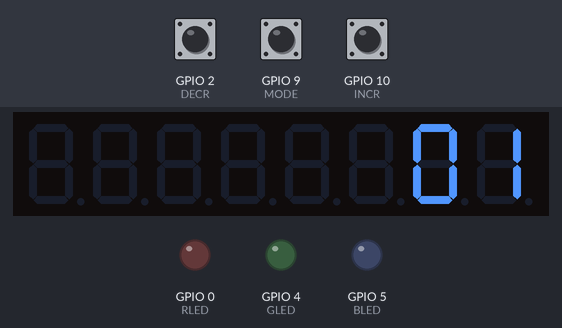
This sketch was run on a simulated ESP8266 (NodeMCU). On the bench: 8-digit seven-segment display, output pins drawn as LEDs (lit = HIGH). The inputs (shaded band) are chosen by the test bench; at power-on: GPIO 2 (DECR) HIGH, GPIO 9 (MODE) HIGH, GPIO 10 (INCR) HIGH.

Above: at 1.6 s.
1.7 s: GPIO 2 (DECR) pulled LOW for 0.15 s
At 1.85 s:
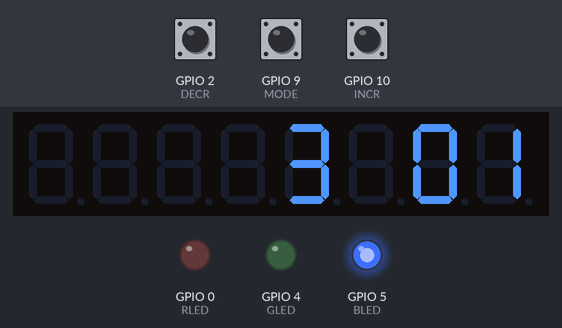
3.5 s: GPIO 9 (MODE) pulled LOW for 0.15 s
At 3.9 s:
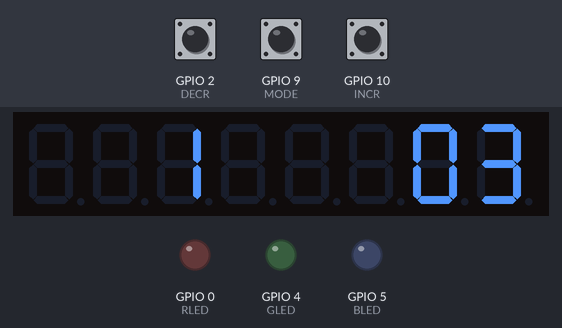
5.5 s: GPIO 10 (INCR) pulled LOW for 0.15 s
At 5.9 s:
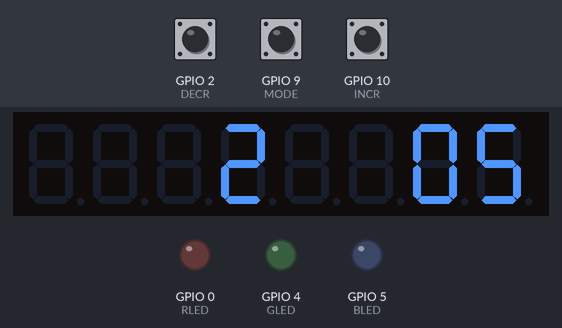
7.5 s: GPIO 2 (DECR) pulled LOW for 1 s
At 8.6 s:
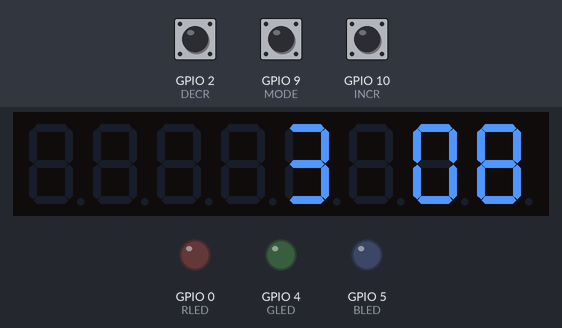
10.5 s: GPIO 9 (MODE) pulled LOW for 1 s
At 11.8 s:
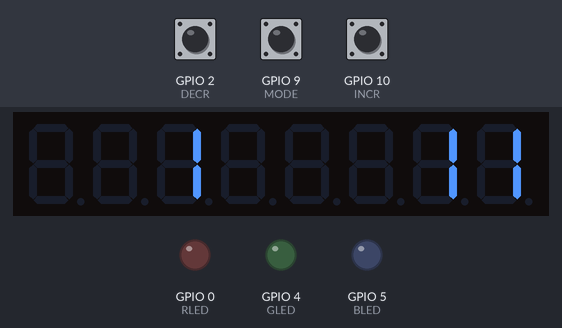
13.5 s: GPIO 10 (INCR) pulled LOW for 1 s
At 14.4 s:
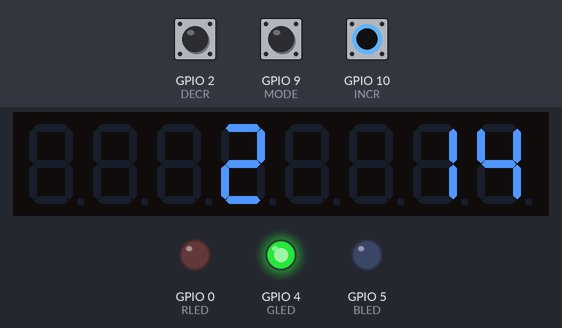
Timing chart, 0 to 16.5 s (numbered marks = the images above; inputs shaded):
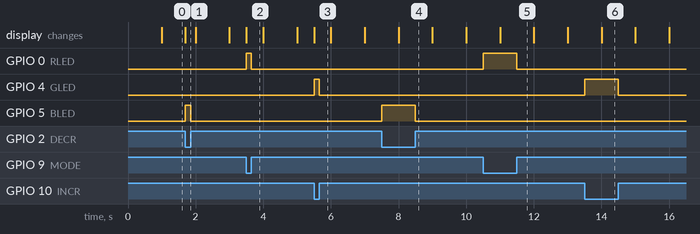

Measured:
- after the input at 1.7 s, GPIO 5 (BLED): LOW → HIGH at once, → LOW 0.15 s later
- after the input at 3.5 s, GPIO 0 (RLED): LOW → HIGH at once, → LOW 0.15 s later
- after the input at 5.5 s, GPIO 4 (GLED): LOW → HIGH at once, → LOW 0.15 s later
- after the input at 7.5 s, GPIO 5 (BLED): LOW → HIGH at once, → LOW 1.0 s later
- after the input at 10.5 s, GPIO 0 (RLED): LOW → HIGH at once, → LOW 1.0 s later
- after the input at 13.5 s, GPIO 4 (GLED): LOW → HIGH at once, → LOW 1.0 s later

The sketch:

interrupt_counter_bonus.ino
```cpp
#include "LedControl.h"

#define DIN 13
#define CLK 14
#define LOAD 15
#define MODE 9
#define INCR 10
#define DECR 2
#define RLED 0
#define GLED 4
#define BLED 5

LedControl lc = LedControl(DIN, CLK, LOAD, 1);

int i;

void ICACHE_RAM_ATTR mode_callback(void)
{
  int state = !digitalRead(MODE);
  digitalWrite(RLED, state);
  if (state == HIGH) {
    lc.setDigit(0, 5, 1, false);
  } else {
    lc.clearDisplay(0);
    write_num(i);
  }
}

void ICACHE_RAM_ATTR incr_callback(void)
{
  int state = !digitalRead(INCR);
  digitalWrite(GLED, state);
  if (state == HIGH) {
    lc.setDigit(0, 4, 2, false);
  } else {
    lc.clearDisplay(0);
    write_num(i);
  }
}

void ICACHE_RAM_ATTR decr_callback(void)
{
  int state = !digitalRead(DECR);
  digitalWrite(BLED, state);
  if (state == HIGH) {
    lc.setDigit(0, 3, 3, false);
  } else {
    lc.clearDisplay(0);
    write_num(i);
  }
}

void setup() {
  // setup MAX7219
  lc.shutdown(0, false);
  lc.setIntensity(0, 8);
  lc.clearDisplay(0);

  // setup buttons
  pinMode(MODE, INPUT_PULLUP);
  pinMode(INCR, INPUT_PULLUP);
  pinMode(DECR, INPUT_PULLUP);

  // setup ISRs
  attachInterrupt(digitalPinToInterrupt(MODE), mode_callback, CHANGE);
  attachInterrupt(digitalPinToInterrupt(INCR), incr_callback, CHANGE);
  attachInterrupt(digitalPinToInterrupt(DECR), decr_callback, CHANGE);

  // setup LEDs
  pinMode(RLED, OUTPUT);
  pinMode(GLED, OUTPUT);
  pinMode(BLED, OUTPUT);

}

void write_num(int n)
{
  int ones = n % 10;
  int tens = n / 10;
  lc.setDigit(0, 0, ones, false);
  lc.setDigit(0, 1, tens, false);
}

void loop() {
  for (i = 0; i < 60; i++) {
    write_num(i);
    delay(1000);
  }
}
```
